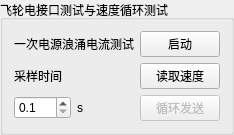
         <widget class="QGroupBox" name="groupBox_7">
          <property name="title">
           <string>飞轮电接口测试与速度循环测试</string>
          </property>
          <layout class="QGridLayout" name="gridLayout_14">
           <item row="0" column="0" colspan="2">
            <widget class="QLabel" name="label_42">
             <property name="text">
              <string>一次电源浪涌电流测试</string>
             </property>
            </widget>
           </item>
           <item row="0" column="2">
            <widget class="QPushButton" name="pushButton_ele_test_ly_mode_power_1">
             <property name="text">
              <string>启动</string>
             </property>
            </widget>
           </item>
           <item row="1" column="0">
            <widget class="QLabel" name="label_43">
             <property name="text">
              <string>采样时间</string>
             </property>
            </widget>
           </item>
           <item row="1" column="2">
            <widget class="QPushButton" name="pushButton_read_spd_from_excel">
             <property name="text">
              <string>读取速度</string>
             </property>
            </widget>
           </item>
           <item row="2" column="0">
            <widget class="QDoubleSpinBox" name="doubleSpinBox_test_spd_interval">
             <property name="decimals">
              <number>1</number>
             </property>
             <property name="minimum">
              <double>0.100000000000000</double>
             </property>
             <property name="maximum">
              <double>10.000000000000000</double>
             </property>
             <property name="singleStep">
              <double>0.010000000000000</double>
             </property>
             <property name="value">
              <double>0.100000000000000</double>
             </property>
            </widget>
           </item>
           <item row="2" column="1">
            <widget class="QLabel" name="label_335">
             <property name="text">
              <string>s</string>
             </property>
            </widget>
           </item>
           <item row="2" column="2">
            <widget class="QPushButton" name="pushButton_start_cycle_spd">
             <property name="enabled">
              <bool>false</bool>
             </property>
             <property name="text">
              <string>循环发送</string>
             </property>
            </widget>
           </item>
          </layout>
         </widget>
